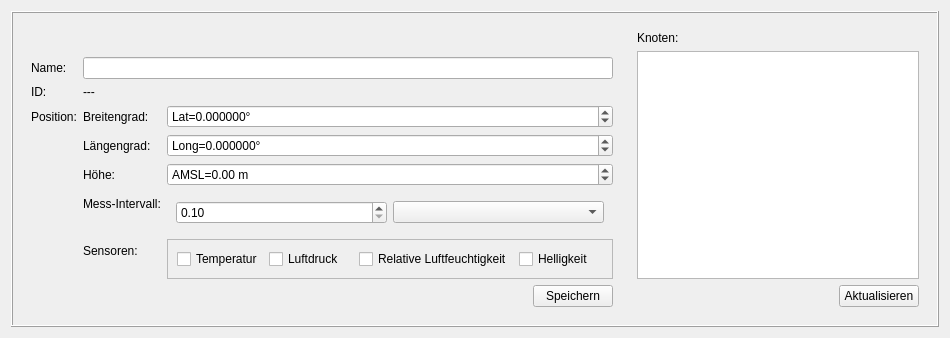
<?xml version="1.0" encoding="UTF-8"?>
<ui version="4.0">
 <class>NodeConfigTab</class>
  <widget class="QWidget" name="tabConfigNodes">
   <attribute name="title">
    <string>Konfiguration</string>
   </attribute>
   <layout class="QHBoxLayout" name="horizontalLayout_2">
    <item>
     <widget class="QFrame" name="frameConfigNodes">
      <property name="sizePolicy">
       <sizepolicy hsizetype="Preferred" vsizetype="Preferred">
        <horstretch>1</horstretch>
        <verstretch>0</verstretch>
       </sizepolicy>
      </property>
      <property name="frameShape">
       <enum>QFrame::Box</enum>
      </property>
      <property name="frameShadow">
       <enum>QFrame::Raised</enum>
      </property>
      <layout class="QHBoxLayout" name="horizontalLayout">
       <item>
        <widget class="QFrame" name="frameConfigNodesControl">
         <property name="minimumSize">
          <size>
           <width>600</width>
           <height>0</height>
          </size>
         </property>
         <property name="frameShape">
          <enum>QFrame::NoFrame</enum>
         </property>
         <property name="frameShadow">
          <enum>QFrame::Raised</enum>
         </property>
         <layout class="QFormLayout" name="formLayout">
          <item row="0" column="0">
           <spacer name="verticalSpacer_2">
            <property name="orientation">
             <enum>Qt::Vertical</enum>
            </property>
            <property name="sizeType">
             <enum>QSizePolicy::Fixed</enum>
            </property>
            <property name="sizeHint" stdset="0">
             <size>
              <width>20</width>
              <height>20</height>
             </size>
            </property>
           </spacer>
          </item>
          <item row="1" column="0">
           <widget class="QLabel" name="label_3">
            <property name="text">
             <string>Name:</string>
            </property>
           </widget>
          </item>
          <item row="1" column="1">
           <widget class="QLineEdit" name="lineEditConfigNodeName"/>
          </item>
          <item row="5" column="1">
           <layout class="QHBoxLayout" name="horizontalLayout_4">
            <item>
             <spacer name="horizontalSpacer">
              <property name="orientation">
               <enum>Qt::Horizontal</enum>
              </property>
              <property name="sizeHint" stdset="0">
               <size>
                <width>40</width>
                <height>20</height>
               </size>
              </property>
             </spacer>
            </item>
            <item>
             <widget class="QPushButton" name="pushButtonConfigNodeSave">
              <property name="text">
               <string>Speichern</string>
              </property>
             </widget>
            </item>
           </layout>
          </item>
          <item row="2" column="0">
           <widget class="QLabel" name="label_10">
            <property name="text">
             <string>ID:</string>
            </property>
           </widget>
          </item>
          <item row="2" column="1">
           <widget class="QLabel" name="labelConfigNodeId">
            <property name="text">
             <string>---</string>
            </property>
           </widget>
          </item>
          <item row="4" column="1">
           <layout class="QFormLayout" name="formLayout_2">
            <property name="formAlignment">
             <set>Qt::AlignLeading|Qt::AlignLeft|Qt::AlignVCenter</set>
            </property>
            <item row="0" column="0">
             <widget class="QLabel" name="label_5">
              <property name="text">
               <string>Breitengrad:</string>
              </property>
             </widget>
            </item>
            <item row="0" column="1">
             <widget class="QDoubleSpinBox" name="doubleSpinBoxConfigNodePositionLatitude">
              <property name="sizePolicy">
               <sizepolicy hsizetype="Expanding" vsizetype="Fixed">
                <horstretch>0</horstretch>
                <verstretch>0</verstretch>
               </sizepolicy>
              </property>
              <property name="prefix">
               <string>Lat=</string>
              </property>
              <property name="suffix">
               <string>°</string>
              </property>
              <property name="decimals">
               <number>6</number>
              </property>
              <property name="minimum">
               <double>-90.000000000000000</double>
              </property>
              <property name="maximum">
               <double>90.000000000000000</double>
              </property>
             </widget>
            </item>
            <item row="1" column="0">
             <widget class="QLabel" name="label_6">
              <property name="text">
               <string>Längengrad:</string>
              </property>
             </widget>
            </item>
            <item row="1" column="1">
             <widget class="QDoubleSpinBox" name="doubleSpinBoxConfigNodePositionLongitude">
              <property name="sizePolicy">
               <sizepolicy hsizetype="Expanding" vsizetype="Fixed">
                <horstretch>0</horstretch>
                <verstretch>0</verstretch>
               </sizepolicy>
              </property>
              <property name="prefix">
               <string>Long=</string>
              </property>
              <property name="suffix">
               <string>°</string>
              </property>
              <property name="decimals">
               <number>6</number>
              </property>
              <property name="minimum">
               <double>-180.000000000000000</double>
              </property>
              <property name="maximum">
               <double>180.000000000000000</double>
              </property>
             </widget>
            </item>
            <item row="2" column="0">
             <widget class="QLabel" name="label_7">
              <property name="text">
               <string>Höhe:</string>
              </property>
             </widget>
            </item>
            <item row="2" column="1">
             <widget class="QDoubleSpinBox" name="doubleSpinBoxConfigNodePositionAltitude">
              <property name="sizePolicy">
               <sizepolicy hsizetype="Expanding" vsizetype="Fixed">
                <horstretch>0</horstretch>
                <verstretch>0</verstretch>
               </sizepolicy>
              </property>
              <property name="prefix">
               <string>AMSL=</string>
              </property>
              <property name="suffix">
               <string> m</string>
              </property>
              <property name="minimum">
               <double>-14000.000000000000000</double>
              </property>
              <property name="maximum">
               <double>100000000.000000000000000</double>
              </property>
             </widget>
            </item>
            <item row="3" column="0">
             <widget class="QLabel" name="label_2">
              <property name="text">
               <string>Mess-Intervall:</string>
              </property>
             </widget>
            </item>
            <item row="3" column="1">
             <widget class="QFrame" name="frame">
              <property name="sizePolicy">
               <sizepolicy hsizetype="Expanding" vsizetype="Preferred">
                <horstretch>0</horstretch>
                <verstretch>0</verstretch>
               </sizepolicy>
              </property>
              <layout class="QHBoxLayout" name="horizontalLayout_3">
               <item>
                <widget class="QDoubleSpinBox" name="doubleSpinBoxConfigNodeInterval">
                 <property name="minimum">
                  <double>0.100000000000000</double>
                 </property>
                 <property name="maximum">
                  <double>100000.000000000000000</double>
                 </property>
                </widget>
               </item>
               <item>
                <widget class="QComboBox" name="comboBoxConfigNodeIntervalTimeUnit">
                 <property name="editable">
                  <bool>false</bool>
                 </property>
                </widget>
               </item>
              </layout>
             </widget>
            </item>
            <item row="4" column="0">
             <widget class="QLabel" name="label_8">
              <property name="text">
               <string>Sensoren:</string>
              </property>
             </widget>
            </item>
            <item row="4" column="1">
             <widget class="QFrame" name="frame">
              <property name="sizePolicy">
               <sizepolicy hsizetype="Expanding" vsizetype="Preferred">
                <horstretch>0</horstretch>
                <verstretch>0</verstretch>
               </sizepolicy>
              </property>
              <property name="minimumSize">
               <size>
                <width>50</width>
                <height>0</height>
               </size>
              </property>
              <property name="frameShape">
               <enum>QFrame::StyledPanel</enum>
              </property>
              <property name="frameShadow">
               <enum>QFrame::Raised</enum>
              </property>
              <layout class="QHBoxLayout" name="horizontalLayout_10">
               <item>
                <widget class="QCheckBox" name="checkBoxConfigNodeSensorTemperature">
                 <property name="text">
                  <string>Temperatur</string>
                 </property>
                </widget>
               </item>
               <item>
                <widget class="QCheckBox" name="checkBoxConfigNodeSensorAirPressure">
                 <property name="text">
                  <string>Luftdruck</string>
                 </property>
                </widget>
               </item>
               <item>
                <widget class="QCheckBox" name="checkBoxConfigNodeSensorRelativeHumidity">
                 <property name="text">
                  <string>Relative Luftfeuchtigkeit</string>
                 </property>
                </widget>
               </item>
               <item>
                <widget class="QCheckBox" name="checkBoxConfigNodeSensorBrightness">
                 <property name="text">
                  <string>Helligkeit</string>
                 </property>
                </widget>
               </item>
              </layout>
             </widget>
            </item>
           </layout>
          </item>
          <item row="4" column="0">
           <widget class="QLabel" name="label_4">
            <property name="text">
             <string>Position:</string>
            </property>
           </widget>
          </item>
         </layout>
        </widget>
       </item>
       <item>
        <widget class="QFrame" name="frameConfigNodesOverview">
         <property name="minimumSize">
          <size>
           <width>300</width>
           <height>0</height>
          </size>
         </property>
         <property name="maximumSize">
          <size>
           <width>500</width>
           <height>16777215</height>
          </size>
         </property>
         <property name="frameShape">
          <enum>QFrame::NoFrame</enum>
         </property>
         <property name="frameShadow">
          <enum>QFrame::Plain</enum>
         </property>
         <layout class="QVBoxLayout" name="verticalLayout_3">
          <item>
           <widget class="QLabel" name="label">
            <property name="text">
             <string>Knoten:</string>
            </property>
           </widget>
          </item>
          <item>
           <widget class="QListWidget" name="listWidgetConfigNodeList"/>
          </item>
          <item>
           <widget class="QFrame" name="frame_3">
            <property name="frameShape">
             <enum>QFrame::NoFrame</enum>
            </property>
            <property name="frameShadow">
             <enum>QFrame::Raised</enum>
            </property>
            <layout class="QHBoxLayout" name="horizontalLayout_7">
             <property name="leftMargin">
              <number>0</number>
             </property>
             <property name="topMargin">
              <number>0</number>
             </property>
             <property name="rightMargin">
              <number>0</number>
             </property>
             <property name="bottomMargin">
              <number>0</number>
             </property>
             <item>
              <spacer name="horizontalSpacer_3">
               <property name="orientation">
                <enum>Qt::Horizontal</enum>
               </property>
               <property name="sizeHint" stdset="0">
                <size>
                 <width>40</width>
                 <height>20</height>
                </size>
               </property>
              </spacer>
             </item>
             <item>
              <widget class="QPushButton" name="pushButtonConfigNodeUpdate">
               <property name="text">
                <string>Aktualisieren</string>
               </property>
              </widget>
             </item>
            </layout>
           </widget>
          </item>
         </layout>
        </widget>
       </item>
      </layout>
     </widget>
    </item>
   </layout>
  </widget>
 <resources/>
 <connections/>
</ui>
